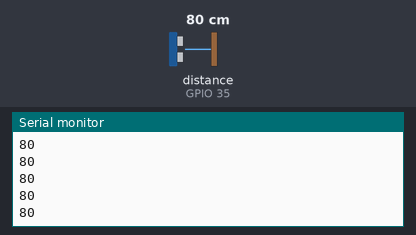
Bench run of a sketch on a simulated ESP32. Shown: the last lines printed to the serial monitor. Inputs (shaded band) come from the test bench; at power-on: distance to the obstacle (sensor on GPIO 35) 80 cm. The echo pulse lasts 58.3 µs per cm.

Above: at 1.2 s.
1.3 s: distance to the obstacle (sensor on GPIO 35) set to 2 cm
At 1.71 s:
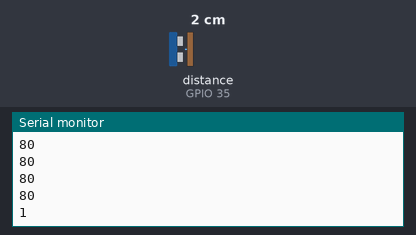
2.8 s: distance to the obstacle (sensor on GPIO 35) set to 4 cm
At 2.97 s:
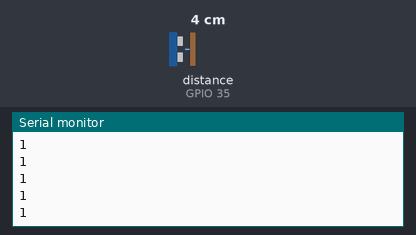
Timing chart, 0 to 5.8 s (numbered marks = the images above; inputs shaded):
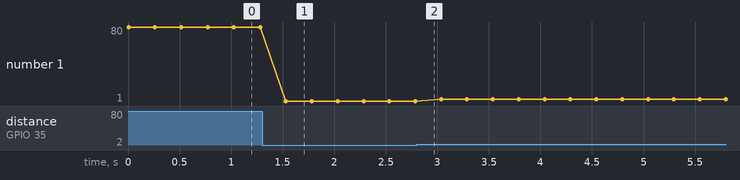

The sketch:

SR04.ino
```cpp
//Leitura de distância com o sensor HC-SR04
//Tensão de 5V
#include <Ultrasonic.h>

#define INTERVALO_LEITURA 250 //tempo em ms

long distancia;

//conexão dos pinos para o sensor ultrasonico
#define PIN_TRIGGER   34
#define PIN_ECHO      35

Ultrasonic ultrasonic(PIN_TRIGGER, PIN_ECHO);   //Inicializa o sensor nos pinos definidos acima

int getDistance() {   //faz a leitura das informacoes do sensor (em cm)
    int distanciaCM;
    long microsec = ultrasonic.timing();    // pode ser um float ex: 20,42 cm se declarar a var float
    distanciaCM = ultrasonic.convert(microsec, Ultrasonic::CM);
    Serial.println(distanciaCM);
    return distanciaCM;
}

// Esta função "setup" roda uma vez quando a placa e ligada ou resetada
 void setup() {
 Serial.begin(115200); //Habilita Comunicação Serial a uma taxa de 9600 bauds.
 }

// Função que se repete infinitamente quando a placa é ligada
void loop() {
  getDistance();
  delay(INTERVALO_LEITURA);
}
```

Measured:
- after the input at 1.3 s, the serial monitor: prints a new line after 0.23 s (image 1)
- plotted number 1: 80 → 1 after the input at 1.3 s, 1 → 3 after the input at 2.8 s
